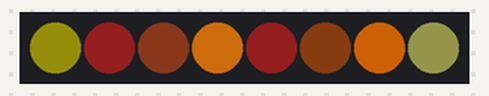
A sketch run on a simulated Arduino Uno, built with avr-gcc and run on an emulated ATmega328P. Shown: 8 RGB LEDs in strip order, left to right. Dim RGB values are drawn brighter than linear; random numbers use the default seed unless the sketch sets one.

Above: at 0.28 s.
At 6.65 s:
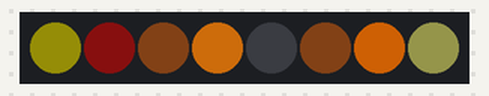
At 17.02 s:
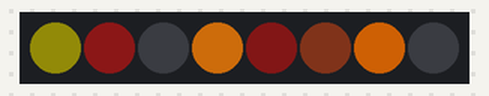
At 25.59 s:
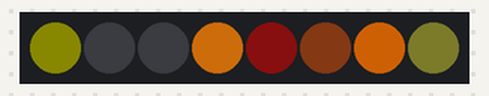
At 33.32 s:
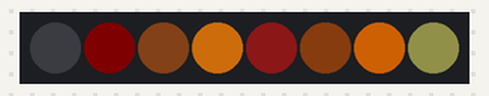
At 39.33 s:
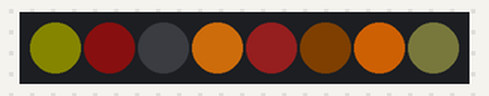
Timing chart, 0 to 40.0 s (numbered marks = the images above):
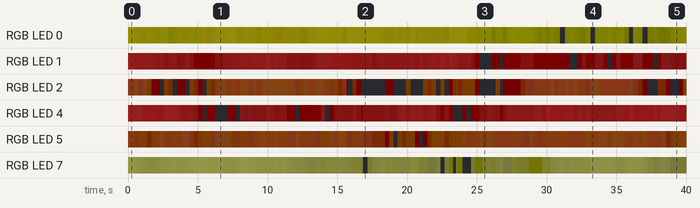

Measured:
- by itself, RGB LED 2: off → RGB(10, 4, 2) at 0.01 s, → RGB(8, 4, 1) 0.46 s later, → RGB(5, 2, 1) 0.31 s later, → RGB(6, 3, 1) 0.31 s later, … (101 changes in this stretch)
- by itself, RGB LED 5: off → RGB(10, 4, 2) at 0.01 s, → RGB(9, 4, 1) 0.10 s later, → RGB(5, 2, 1) 0.36 s later, → RGB(4, 2, 0) 0.31 s later, … (100 changes in this stretch)

The sketch:

LEDCandleMullerMod.ino
```cpp
/*
  Candle example
  Runs only on SAMD boards (Nano 33 IoT, MKR series)
  uses Adafruit's NeoPixel library and the ColorHSV function therein
  Also uses Scheduler library, which runs only on SAMD boards.

  created  6 Jun 2020
  modified 6 Feb 2023
  by Tom Igoe
*/
/*Mod of candle  by S muller*/

#include <Adafruit_NeoPixel.h>
#include <Scheduler.h>

const int neoPixelPin = 5;   // control pin
const int pixelCount = 8;    // number of pixels

// set up strip:
Adafruit_NeoPixel candle = Adafruit_NeoPixel(pixelCount, neoPixelPin, NEO_GRBW + NEO_KHZ800);

int hues[pixelCount];
int saturations[pixelCount];
int intensities[pixelCount];
int changeValues[] = {1, 1, 1, 1, 1, 1, 1, 1};

int highPixels[] = {6, 3, 7};
int lowPixels[] = {1, 4};
int bluePixel = 0;
int yellowPixel = 7;

int lightPixels[] = {2, 5};


void setup() {
  Serial.begin(9600);

  candle.begin();    // initialize pixel strip
  candle.clear();    // turn all LEDs off
  candle.show();     // update strip

  // set all initial hues, sats, intensities, and colorConverters
  for (int p = 0; p < 2; p++) {
    int thisPixel = highPixels[p];
    hues[thisPixel] = random(1200) + 5000;
    saturations[thisPixel] = random(10) + 240;
    intensities[thisPixel] = random(20) + 100;
  }

  for (int p = 0; p < 2; p++) {
    int thisPixel = lowPixels[p];
    hues[thisPixel] = random(300) + 30000;
    saturations[thisPixel] = 205;
    intensities[thisPixel] = random(20) + 80;
  }

  for (int p = 0; p < 2; p++) {
    int thisPixel = lightPixels[p];
    hues[thisPixel] = random(200) + 3500;
    saturations[thisPixel] = random(20) + 200;
    intensities[thisPixel] = random(40) + 90;
  }


  hues[bluePixel] = random(200) + 10000;
  saturations[bluePixel] = random(10) + 230;
  intensities[bluePixel] = random(20) + 30;


  hues[yellowPixel] = random(100) + 10000;
  saturations[yellowPixel] = random(10) + 130;
  intensities[yellowPixel] = random(20) + 80;
  // set up some loops for timing:
  Scheduler.startLoop(fastLoop);
  Scheduler.startLoop(medLoop);
  Scheduler.startLoop(slowLoop);
  Scheduler.startLoop(lentoLoop);
}

void loop() {
  for (int p = 0; p < 2; p++) {
    int thisPixel = highPixels[p];

    // change the hue:
    hues[thisPixel] = hues[thisPixel] + changeValues[thisPixel];
    // keep the change within the min/max range,
    // but change directions at the extremes:
    if (hues[thisPixel] < 8 || hues[thisPixel] > 18) {
      changeValues[thisPixel] = -changeValues[thisPixel];
    }
    long thisColor = candle.ColorHSV(hues[thisPixel],
                                     saturations[thisPixel],
                                     intensities[thisPixel]);
    candle.setPixelColor(thisPixel, thisColor);
  }
  candle.show();
  delay(30);
  yield();
}


void fastLoop() {
  for (int p = 0; p < 2; p++) {
    int thisPixel = lowPixels[p];
    // change the hue:
    hues[thisPixel] = hues[thisPixel] + changeValues[thisPixel];
  intensities[thisPixel] += (random(3) - 1);
  intensities[thisPixel] = constrain(intensities[thisPixel], 0, 20);

    // keep the change within the min/max range,
    // but add a random -1 to 2:
    hues[thisPixel] += (random(3) - 1);
    hues[thisPixel] = constrain(hues[thisPixel], 4, 16);

    long thisColor = candle.ColorHSV(hues[thisPixel],
                                     saturations[thisPixel],
                                     intensities[thisPixel]);
    candle.setPixelColor(thisPixel, thisColor);
  }
  candle.show();
  delay(30);
}


void medLoop() {
  for (int p = 0; p < 2; p++) {
    int thisPixel = lightPixels[p];

    // change the hue:
    hues[thisPixel] = hues[thisPixel] + changeValues[thisPixel];
    // keep the change within the min/max range,
  // change the intensity and constrain it:
  intensities[thisPixel] += (random(3) - 1);
  intensities[thisPixel] = constrain(intensities[thisPixel], 0, 10);
  // but change directions at the extremes:
    if (hues[thisPixel] < 10 || hues[thisPixel] > 20) {
      changeValues[thisPixel] = -changeValues[thisPixel];
    }
    long thisColor = candle.ColorHSV(hues[thisPixel],
                                     saturations[thisPixel],
                                     intensities[thisPixel]);
    candle.setPixelColor(thisPixel, thisColor);
  }
  candle.show();
  delay(60);
  yield();
}

void slowLoop() {
  // change the hue:
  hues[bluePixel] = hues[bluePixel] + changeValues[bluePixel];
  // change the intensity and constrain it:
  intensities[bluePixel] += (random(3) - 1);
  intensities[bluePixel] = constrain(intensities[bluePixel], 0, 20);

  // keep the change within the min/max range,
  // but change directions at the extremes:
  if (hues[bluePixel] < 200 || hues[bluePixel] > 280) {
    changeValues[bluePixel] = -changeValues[bluePixel];
  }
  long thisColor = candle.ColorHSV(hues[bluePixel],
                                   saturations[bluePixel],
                                   intensities[bluePixel]);
  candle.setPixelColor(bluePixel, thisColor);
  candle.show();
  delay(20);
  yield();
}

void lentoLoop() {
  // change the hue:
  hues[yellowPixel] = hues[yellowPixel] + changeValues[yellowPixel];
  // change the intensity and constrain it:
  intensities[yellowPixel] += (random(3) - 1);
  intensities[yellowPixel] = constrain(intensities[yellowPixel], 0, 20);

  // keep the change within the min/max range,
  // but change directions at the extremes:
  if (hues[yellowPixel] < 200 || hues[yellowPixel] > 280) {
    changeValues[yellowPixel] = -changeValues[yellowPixel];
  }
  long thisColor = candle.ColorHSV(hues[yellowPixel],
                                   saturations[yellowPixel],
                                   intensities[yellowPixel]);
  candle.setPixelColor(yellowPixel, thisColor);
  candle.show();
  delay(50);
  yield();
}
```
